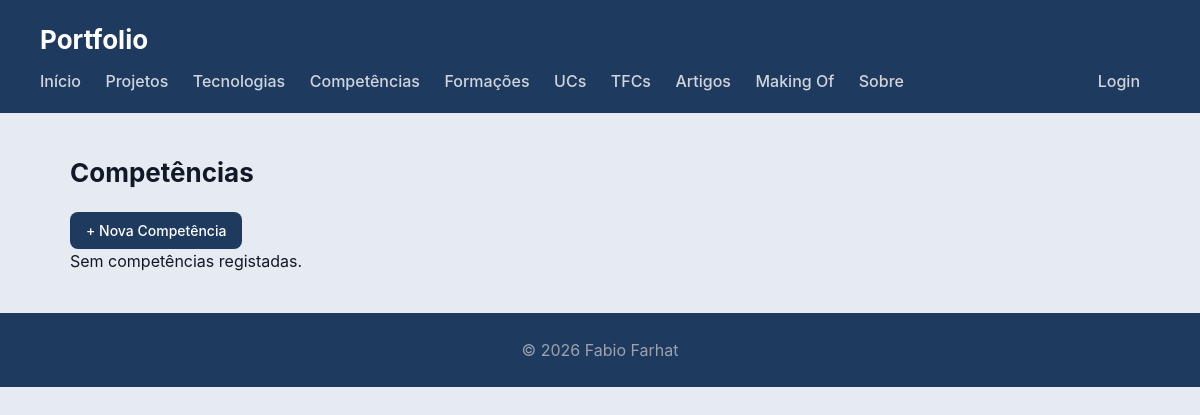
The page /portfolio/competencias/ on the database as committed earlier.
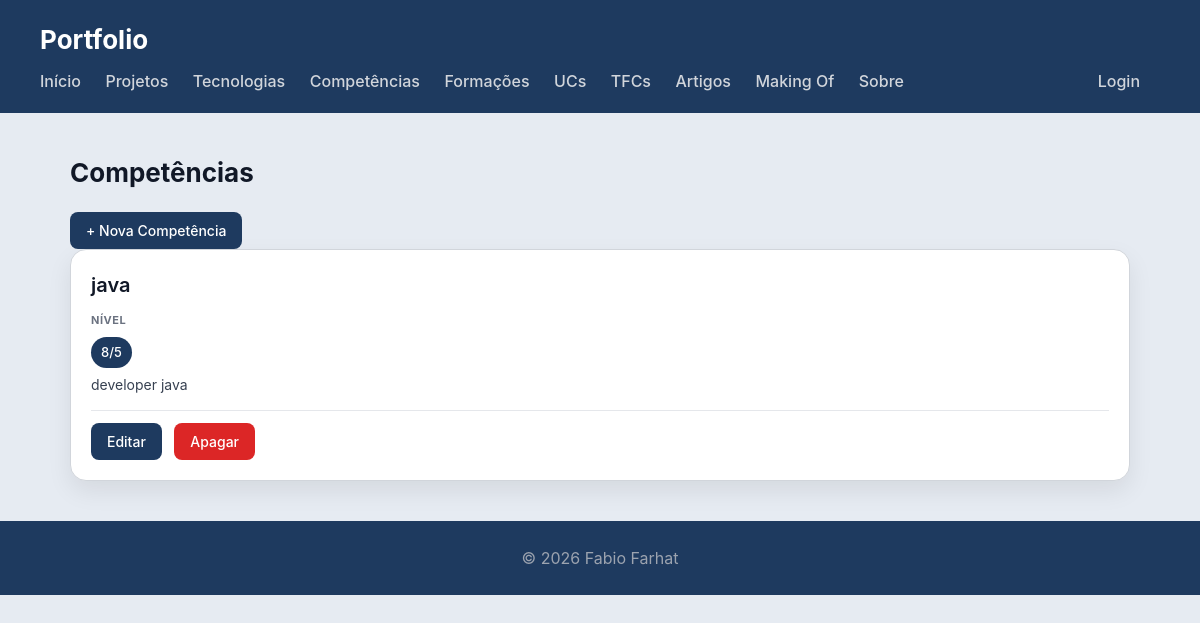
The same page on the database as committed later.
### portfolio/models.py (models this page shows, shortened)
class Competencia(models.Model):
    nome = models.CharField(max_length=100)
    descricao = models.CharField(max_length=500, blank=True)
    tipo = models.CharField(max_length=50, blank=True, help_text="Hard Skill ou Soft Skill")  # NOVO
    nivel = models.IntegerField(default=1, help_text="Nível de proficiência")
    class Meta:
        verbose_name_plural = "Competências"

### portfolio/views.py (the view)
# urls.py: path('competencias/', views.competencias_view, name="competencias"),
def competencias_view(request):
    competencias = Competencia.objects.all()
    return render(request, 'portfolio/competencias.html', {
        'competencias': competencias,
        'is_gestor': request.user.is_authenticated and is_gestor(request.user),
    })

### portfolio/templates/portfolio/competencias.html (shortened to what this page needs)
{% extends "portfolio/base.html" %}
{% block content %}
<h2>Competências</h2>
<p><a href="{% url 'portfolio:competencia_criar' %}" class="btn">+ Nova Competência</a></p>
<section>
    {% for comp in competencias %}
    <article>
        <header>
            <h3>{{ comp.nome }}</h3>
        </header>
        <section>
            <h4>Nível</h4>
            <ul>
                <li>{{ comp.nivel }}/5</li>
            </ul>
            {% if comp.descricao %}
                <p>{{ comp.descricao }}</p>
            {% endif %}
        </section>
        <section class="acoes">
            <a href="{% url 'portfolio:competencia_editar' comp.id %}" class="btn">Editar</a>
            <a href="{% url 'portfolio:competencia_apagar' comp.id %}" class="btn btn-danger">Apagar</a>
        </section>
    </article>
    {% empty %}
        <p>Sem competências registadas.</p>
    {% endfor %}
</section>
{% endblock %}

Rows that differ between the two databases and show on the page:
added Competencia: nome "java", nivel "8", descricao "developer java"
Other text that changed with them:
text no longer shown: "Sem competências registadas."
